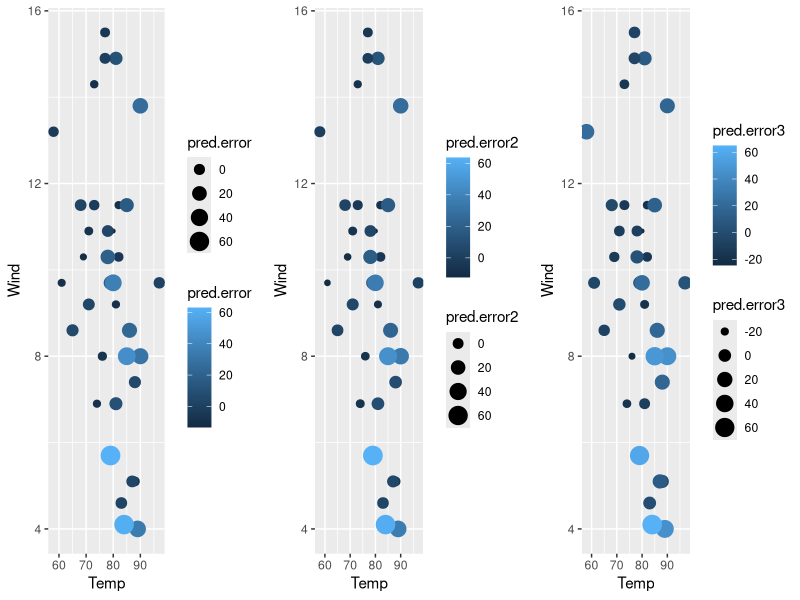
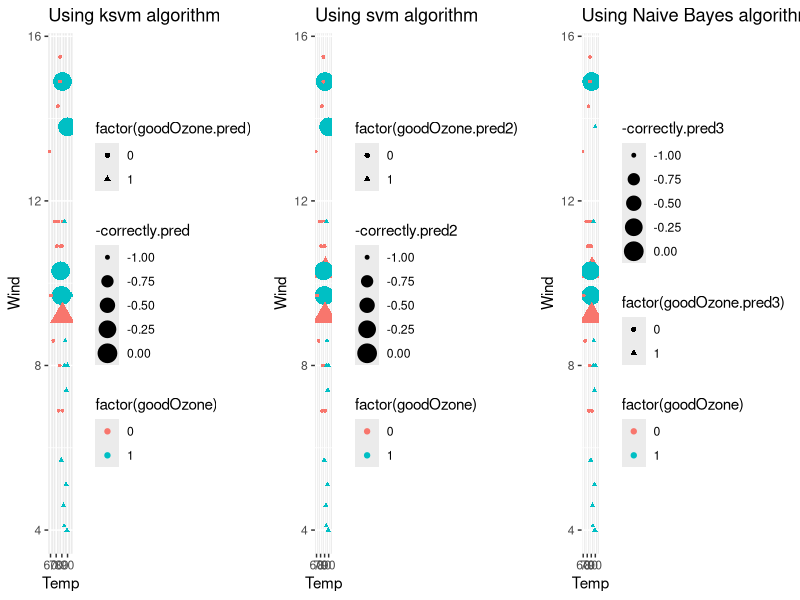

Reproduce these figures in R, in order.

#install.packages("kernlab")
library(kernlab)

#install.packages("e1071")
library(e1071)

#install.packages("gridExtra")
library(gridExtra)

library(ggplot2)

# Step 1: Load the data - use the airquality dataset
aq <- airquality
aq <- na.omit(aq)

# Step 2: Create a train and test datasets 
nrows <- nrow(aq)            # count the number of rows in the dataset
cutPoint <- floor(nrows/3*2) # take 2/3 of the dataset
rand <- sample(1:nrows)      # generate a random index
aq.train <- aq[rand[1:cutPoint],]        # create a train dataset
aq.test <- aq[rand[(cutPoint+1) : nrows],] # create a test dataset

# Step 3: Build a Model using KSVM & visualize the results
# 1) Build a model (using the 'ksvm' function, trying to predict ozone).
# You can use all the possible attributes, or select the attributes that
# you think would be the most helpful.
model.best <- ksvm(Ozone ~ Solar.R + Temp + Wind, data = aq.train) #use this because it has the lowest root mean squared error
model <- ksvm(Ozone ~ Solar.R + Temp, data = aq.train)
model <- ksvm(Ozone ~ Solar.R + Wind, data = aq.train)
model <- ksvm(Ozone ~ Wind + Temp, data = aq.train)


# 2) Test the model on the testing dataset, and compute the Root Mean Squared Error
pred <- predict(model.best, aq.test)
aq.test$Ozone.pred <- pred
aq.test$pred.error <- aq.test$Ozone - aq.test$Ozone.pred
sqrt(mean((aq.test$pred.error)^2))
# 3) Plot the results. Use a scatter plot. Have the x-axis represent temperature,
# the y-axis represent wind, the point size and color represent the error, as defined
# by the actual ozone level minus the predicted ozone level).
ksvm.chart <- ggplot(aq.test, aes(x = Temp, y = Wind, size = pred.error, color = pred.error)) + 
  geom_point()

# 4) Compute models and plot the results for 'svm'(in the e1071 package) and 'lm'.
# Generate similar charts for each model
# using the svm() function
model2.best <- svm(Ozone ~ Solar.R + Wind + Temp, data = aq.train, kernel="radial") #use this because it has the lowest root mean squared error
model2 <- svm(Ozone ~ Solar.R + Wind, data = aq.train)
model2 <- svm(Ozone ~ Solar.R + Temp, data = aq.train)
model2 <- svm(Ozone ~ Wind + Temp, data = aq.train)


pred2 <- predict(model2.best, aq.test)
aq.test$Ozone.pred2 <- pred2
aq.test$pred.error2 <- aq.test$Ozone - aq.test$Ozone.pred2
sqrt(mean((aq.test$pred.error2)^2))
svm.chart <- ggplot(aq.test, aes(x = Temp, y = Wind, size = pred.error2, color = pred.error2)) + 
  geom_point()

# using the lm() function
model3.best <- lm(Ozone ~ Solar.R + Wind + Temp, data = aq.train) #use this because it has the lowest root mean squared error
model3 <- lm(Ozone ~ Solar.R + Temp, data = aq.train)
model3 <- lm(Ozone ~ Solar.R + Wind, data = aq.train)
model3 <- lm(Ozone ~ Wind + Temp, data = aq.train)


pred3 <- predict(model3.best, aq.test)
aq.test$Ozone.pred3 <- pred3
aq.test$pred.error3 <- aq.test$Ozone - aq.test$Ozone.pred3
sqrt(mean((aq.test$pred.error3)^2))
lm.chart <- ggplot(aq.test, aes(x = Temp, y = Wind, size = pred.error3, color = pred.error3)) + 
  geom_point()

# 5) Show all three results (charts) in one window, using the grid.arrange function
grid.arrange(ksvm.chart, svm.chart, lm.chart, nrow = 1)

# Step 4: Create a 'goodOzone' variable. This variable should be either 0 or 1.
# It should be 0 if the ozone is below the average for all the data observations,
# and 1 if it is equal to or above the average ozone observed.
aq.train$goodOzone <- ifelse(aq.train$Ozone >= mean(aq$Ozone), 1, 0)
aq.test$goodOzone <- ifelse(aq.test$Ozone >= mean(aq$Ozone), 1, 0)

# Step 5: See if we can do a better job predictings 'good' and 'bad' days
# 1) Build a model (using the 'ksvm' function, trying to predic 'goodOzone').
# You can use all the possible attributes, or select the attributes that you think
# are most helpful
goodOzone.model <- ksvm(goodOzone ~ Solar.R + Wind + Temp, data = aq.train)

# 2) Test the model on the testing dataset, and compute the percent of 'goodOzone' that
# was correctly predicted
goodOzone.pred <- predict(goodOzone.model, aq.test)           # predict goodOzone
result.tbl <- table(aq.test$goodOzone, round(goodOzone.pred)) # save the result
(result.tbl[1,1] + result.tbl[2,2]) / sum(result.tbl)         # percent of correctly predicted

# 3) Plot the results. Use a scatter plot. Have the x-axis represent temperature, the
# y-axis represent wind, the shape represent what was predicted (good or bad day), the
# color represent the actual value of'goodOzone' (i.e if the actual ozone level was good)
# and the size represent if the prediction was correct (larger symbols should be the 
# observatios the model got wrong)
aq.test$goodOzone.pred <- round(goodOzone.pred)
aq.test$correctly.pred <- ifelse(aq.test$goodOzone.pred == aq.test$goodOzone, 1, 0)
ksvm.goodOzone.chart <- ggplot(aq.test, aes(x = Temp, y = Wind, 
                                            shape = factor(goodOzone.pred), 
                                            color = factor(goodOzone), 
                                            size = -correctly.pred)) + geom_point() + ggtitle("Using ksvm algorithm")

# 4) Compute models and plot the results for 'svm' (in the e1071 package) and 'np' (Naive Bayes, also in the e1071 package)
# using the svm() function
goodOzone.model2 <- svm(goodOzone ~ Solar.R + Wind + Temp, data = aq.train)
goodOzone.pred2 <- predict(goodOzone.model2, aq.test)
result.tbl2 <- table(aq.test$goodOzone, round(goodOzone.pred2))
(result.tbl2[1,1] + result.tbl2[2,2]) / sum(result.tbl2)
aq.test$goodOzone.pred2 <- round(goodOzone.pred2)
aq.test$correctly.pred2 <- ifelse(aq.test$goodOzone.pred2 == aq.test$goodOzone, 1, 0)
svm.goodOzone.chart <- ggplot(aq.test, aes(x = Temp, y = Wind, 
                                           shape = factor(goodOzone.pred2), 
                                           color = factor(goodOzone), 
                                           size = -correctly.pred2)) + geom_point() + ggtitle("Using svm algorithm")

# using the naiveBayes() function
aq.train$goodOzone <- as.factor(aq.train$goodOzone) # convert goodOzone to factor
aq.test$goodOzone <- as.factor(aq.test$goodOzone)   # convert goodOzone to factor
goodOzone.model3 <- naiveBayes(goodOzone ~ Solar.R + Wind + Temp, data = aq.train)
goodOzone.pred3 <- predict(goodOzone.model3, aq.test)           # predict goodOzone
result.tbl3 <- table(aq.test$goodOzone, (goodOzone.pred3))      # save the result
(result.tbl3[1,1] + result.tbl3[2,2]) / sum(result.tbl3)
aq.test$goodOzone.pred3 <- goodOzone.pred3
aq.test$correctly.pred3 <- ifelse(aq.test$goodOzone.pred3 == aq.test$goodOzone, 1, 0)
nb.goodOzone.chart <- ggplot(aq.test, aes(x = Temp, y = Wind, 
                                          shape = factor(goodOzone.pred3), 
                                          color = factor(goodOzone), 
                                          size = -correctly.pred3)) + geom_point() + ggtitle("Using Naive Bayes algorithm")

# 5) Show all the three results(charts) in one window, using the grid.arrange function (have 2 charts in one row)
grid.arrange(ksvm.goodOzone.chart, svm.goodOzone.chart, nb.goodOzone.chart, nrow = 1)

# Step 6 - Which are the best Models for this data? review what you have done and state which is the best and why
#For predicting Good ozone:  The Naive Bayes algorithm results were over 97% accurate, the SVM and KSVM both correctly predicted 89%.
#The orignal models of predicting ozone level, the SVM model had the lowest Root Mean Squared Error of 19.75 which makes it the best model.  The KSVM Root Mean Squared Error was 20.33 and LM was 21.95, making it the worst.
